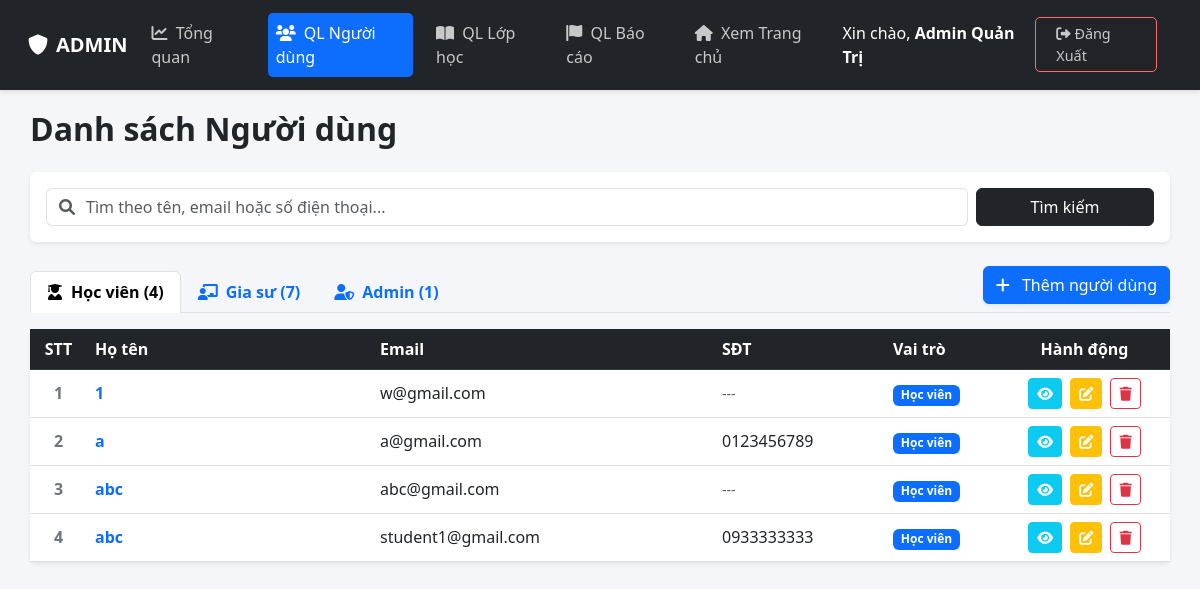
Screenshot of /N14Lurny/admin/users.php (signed in) with the database file from the repository.
### tables this page shows
CREATE TABLE `users` (
  `id` int(11) NOT NULL,
  `full_name` varchar(100) NOT NULL,
  `email` varchar(100) NOT NULL,
  `password` varchar(255) NOT NULL,
  `role` enum('admin','tutor','student') NOT NULL DEFAULT 'student',
  `avatar` varchar(255) DEFAULT NULL,
  `dob` date DEFAULT NULL,
  `gender` enum('Nam','Nữ','Khác') DEFAULT 'Nam',
  `phone` varchar(20) DEFAULT NULL,
  `bio` text DEFAULT NULL COMMENT 'Giới thiệu bản thân',
  `major` varchar(100) DEFAULT NULL COMMENT 'Chuyên ngành',
  `degree` varchar(100) DEFAULT NULL COMMENT 'Bằng cấp/Trình độ',
  `experience` varchar(100) DEFAULT NULL COMMENT 'Kinh nghiệm',
  `address` varchar(255) DEFAULT NULL COMMENT 'Địa chỉ/Khu vực',
  `school` varchar(255) DEFAULT NULL,
  `grade` varchar(50) DEFAULT NULL,
  `created_at` timestamp NOT NULL DEFAULT current_timestamp()
);

### N14Lurny/admin/users.php (the view, shortened to what this page needs)
<?php
require __DIR__ . '/../config/db.php';
$keyword = '';
$sql = "SELECT * FROM users WHERE 1=1";
$sql .= " ORDER BY id DESC";
$result = $conn->query($sql);
$students = [];
$tutors = [];
$admins = [];
while ($row = $result->fetch_assoc()) {
    if ($row['role'] == 'student') { $students[] = $row; }
    elseif ($row['role'] == 'tutor') { $tutors[] = $row; }
    else { $admins[] = $row; }
}
?>
<!DOCTYPE html>
<html lang="vi">
<head>
    <link href="https://cdn.jsdelivr.net/npm/bootstrap@5.3.0/dist/css/bootstrap.min.css" rel="stylesheet">
    <link rel="stylesheet" href="https://cdnjs.cloudflare.com/ajax/libs/font-awesome/6.0.0/css/all.min.css">
    <link rel="stylesheet" href="../assets/css/admin.css">
</head>
<body>
<div class="admin-wrapper">
    <?php include '../includes/admin_sidebar.php'; ?>
    <main class="admin-content">
        <div class="mb-4">
            <h2 class="text-dark m-0 fw-bold">Danh sách Người dùng</h2>
        </div>
        <div class="card mb-4 shadow-sm border-0">
            <div class="card-body p-3">
                <form method="GET" class="row g-2 align-items-center">
                    <div class="col-md-10">
                        <div class="input-group">
                            <span class="input-group-text bg-white border-end-0"><i class="fas fa-search text-muted"></i></span>
                            <input type="text" name="keyword" class="form-control border-start-0 ps-0"
                                   placeholder="Tìm theo tên, email hoặc số điện thoại..."
                                   value="<?php echo htmlspecialchars($keyword); ?>">
                        </div>
                    </div>
                    <div class="col-md-2">
                        <button type="submit" class="btn btn-dark w-100">Tìm kiếm</button>
                    </div>
                </form>
            </div>
        </div>
        <div class="d-flex justify-content-between align-items-end mb-3 border-bottom">
            <ul class="nav nav-tabs border-bottom-0 mb-0" id="roleTabs" role="tablist">
                <li class="nav-item">
                    <button class="nav-link active fw-bold" id="student-tab" data-bs-toggle="tab" data-bs-target="#tab-student" type="button">
                        <i class="fas fa-user-graduate me-2"></i>Học viên (<?php echo count($students); ?>)
                    </button>
                </li>
                <li class="nav-item">
                    <button class="nav-link fw-bold" id="tutor-tab" data-bs-toggle="tab" data-bs-target="#tab-tutor" type="button">
                        <i class="fas fa-chalkboard-teacher me-2"></i>Gia sư (<?php echo count($tutors); ?>)
                    </button>
                </li>
                <li class="nav-item">
                    <button class="nav-link fw-bold" id="admin-tab" data-bs-toggle="tab" data-bs-target="#tab-admin" type="button">
                        <i class="fas fa-user-shield me-2"></i>Admin (<?php echo count($admins); ?>)
                    </button>
                </li>
            </ul>
            <div class="mb-2">
                <a href="user_form.php" class="btn btn-primary shadow-sm"><i class="fas fa-plus me-2"></i> Thêm người dùng</a>
            </div>
        </div>
        <div class="tab-content" id="roleTabsContent">
            <div class="tab-pane fade show active" id="tab-student" role="tabpanel"><?php renderTable($students); ?></div>
        </div>
    </main>
</div>
<?php
function renderTable($data) {
    ?>
    <div class="card shadow-sm border-0">
        <div class="card-body p-0">
            <table class="table table-hover mb-0 align-middle">
                <thead class="table-dark">
                    <tr>
                        <th width="5%" class="text-center">STT</th>
                        <th width="25%">Họ tên</th>
                        <th width="30%">Email</th>
                        <th width="15%">SĐT</th> <th width="10%">Vai trò</th>
                        <th width="15%" class="text-center">Hành động</th>
                    </tr>
                </thead>
                <tbody>
                    <?php
                    $stt = 1;
                    foreach ($data as $row):
                    ?>
                    <tr>
                        <td class="text-center fw-bold text-secondary"><?php echo $stt++; ?></td>
                        <td class="fw-bold text-primary"><?php echo $row['full_name']; ?></td>
                        <td><?php echo $row['email']; ?></td>
                        <td><?php echo $row['phone'] ? $row['phone'] : '<span class="text-muted small">---</span>'; ?></td>
                        <td>
                            <?php if($row['role'] == 'student'): ?><span class="badge bg-primary">Học viên</span>
                            <?php elseif($row['role'] == 'tutor'): ?><span class="badge bg-success">Gia sư</span>
                            <?php else: ?><span class="badge bg-danger">Admin</span><?php endif; ?>
                        </td>
                        <td class="text-center">
                            <a href="user_detail.php?id=<?php echo $row['id']; ?>" class="btn btn-info btn-sm text-white me-1"><i class="fas fa-eye"></i></a>
                            <a href="user_form.php?id=<?php echo $row['id']; ?>" class="btn btn-warning btn-sm text-white me-1"><i class="fas fa-edit"></i></a>
                            <?php if($row['id'] != $_SESSION['user_id']): ?>
                                <a href="users.php?delete_id=<?php echo $row['id']; ?>" class="btn btn-outline-danger btn-sm" onclick="return confirm('Xóa người dùng này?')"><i class="fas fa-trash"></i></a>
                            <?php endif; ?>
                        </td>
                    </tr>
                    <?php endforeach; ?>
                </tbody>
            </table>
        </div>
    </div>
    <?php
}
?>
</body>
</html>

### N14Lurny/assets/css/admin.css (style rules this page uses)
.admin-wrapper { display: block; width: 100%; min-height: 100vh; background-color: #f4f6f9; }
.admin-content { padding: 0 30px 30px 30px; max-width: 1400px; margin: 0 auto; }

### rows the page displays
users: full_name "1", email "w@gmail.com", role "Học viên"
users: full_name "a", email "a@gmail.com", phone "0123456789", role "Học viên"
users: full_name "abc", email "abc@gmail.com", role "Học viên"
users: full_name "abc", email "student1@gmail.com", phone "0933333333", role "Học viên"

### other values shown
$_SESSION['fullname'] "Admin Quản Trị"
count($students) "4"
count($tutors) "7"
count($admins) "1"
